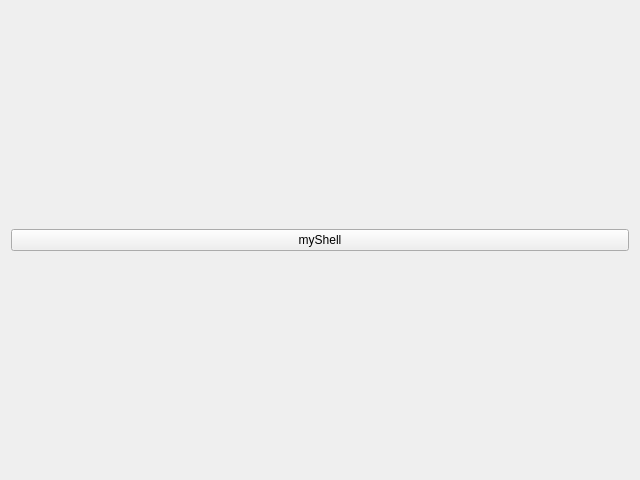
<?xml version="1.0" encoding="UTF-8"?>
<ui version="4.0">
 <class>Form</class>
 <widget class="QWidget" name="Form">
  <property name="geometry">
   <rect>
    <x>0</x>
    <y>0</y>
    <width>640</width>
    <height>480</height>
   </rect>
  </property>
  <property name="windowTitle">
   <string>Form</string>
  </property>
  <layout class="QGridLayout" name="gridLayout">
   <item row="0" column="0">
    <widget class="PyDMShellCommand" name="myShell">
     <property name="toolTip">
      <string/>
     </property>
     <property name="text">
      <string>myShell</string>
     </property>
     <property name="commands" stdset="0">
      <stringlist>
       <string>echo &quot;hello world!&quot;</string>
      </stringlist>
     </property>
    </widget>
   </item>
  </layout>
 </widget>
 <customwidgets>
  <customwidget>
   <class>PyDMShellCommand</class>
   <extends>QPushButton</extends>
   <header>pydm.widgets.shell_command</header>
  </customwidget>
 </customwidgets>
 <resources/>
 <connections/>
</ui>
